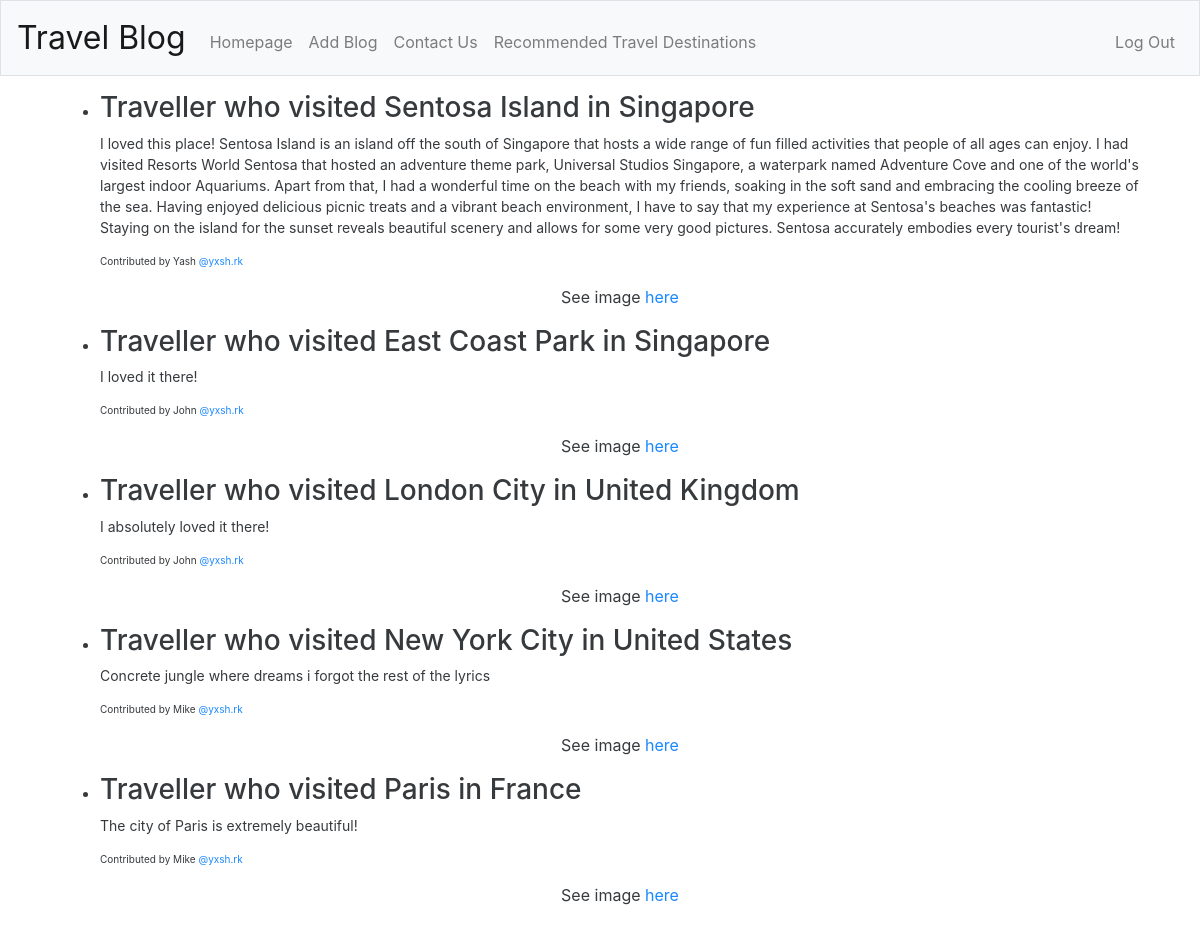
The page / (signed in) on the database its author committed.
### tables this page shows
CREATE TABLE 'Travels' ('Name' text NOT NULL, 'Instagram' text NOT NULL, 'Country' text NOT NULL, 'City' text NOT NULL, 'Description' text NOT NULL, PRIMARY KEY ('Name', 'Instagram', 'Country', 'City', 'Description'));

### application.py (the view)
@app.route("/")
@login_required
def index():
    rows = db.execute("SELECT Name, Instagram, Country, City, Description FROM Travels")
    blogs = []
    for row in rows:
        blogs.append({
            "Name": row["Name"],
            "Instagram": row["Instagram"],
            "Country": row["Country"],
            "City": row["City"],
            "Description": row["Description"]
        })
    return render_template("index.html", blogs=blogs)

### application.py (called while the page is built)
@app.after_request
def after_request(response):
    response.headers["Cache-Control"] = "no-cache, no-store, must-revalidate"
    response.headers["Expires"] = 0
    response.headers["Pragma"] = "no-cache"
    return response

### helpers.py (called while the page is built)
def login_required(f):
    @wraps(f)
    def decorated_function(*args, **kwargs):
        if session.get("user_id") is None:
            return redirect("/login")
        return f(*args, **kwargs)
    return decorated_function

### templates/index.html (shortened to what this page needs)
<!DOCTYPE html>
<html lang="en">
    <head>
        <link rel="stylesheet" href="https://cdn.jsdelivr.net/npm/bootstrap@4.5.3/dist/css/bootstrap.min.css">
        <link href="/static/styles.css" rel="stylesheet">
    </head>
    <body>
        <nav class="navbar navbar-expand-md navbar-light bg-light border">
            <a class="navbar-brand" href="/"><span>Travel Blog</span></a>
            <div class="collapse navbar-collapse" id="navbar">
                {% if session.user_id %}
                    <ul class="navbar-nav mr-auto mt-2">
                        <li class="nav-item"><a class="nav-link" href="/">Homepage</a></li>
                        <li class="nav-item"><a class="nav-link" href="/AddBlog">Add Blog</a></li>
                        <li class="nav-item"><a class="nav-link" href="/contactus">Contact Us</a></li>
                        <li class="nav-item"><a class="nav-link" href="/TravelDestinations">Recommended Travel Destinations</a></li>
                    </ul>
                    <ul class="navbar-nav ml-auto mt-2">
                        <li class="nav-item"><a class="nav-link" href="/logout">Log Out</a></li>
                    </ul>
                {% else %}
                    <ul class="navbar-nav ml-auto mt-2">
                        <li class="nav-item"><a class="nav-link" href="/register">Register</a></li>
                        <li class="nav-item"><a class="nav-link" href="/login">Log In</a></li>
                    </ul>
                {% endif %}
            </div>
        </nav>
        <main>
            {% block main %}
            <div class="container">
                <div class="text-block" style="padding:15px;width:100%;background-color:white;opacity:0.90;">
                           {% for blog in blogs %}
                           <ul>
                               <li>
                                   <h3 style="text-align:left;">Traveller who visited {{blog["City"]}} in {{blog["Country"]}}</h3>
                                   <p style="text-align:left;font-size:14px;">{{blog["Description"]}}</p>
                                   <p style="text-align:left;font-size:10px;">Contributed by {{blog["Name"]}} <a href="https://www.instagram.com/{{blog["Instagram"]}}">@{{blog["Instagram"]}}</a>
                                   </p>
                                   <p>
                                       See image <a href="https://www.google.com/search?q={{blog["City"]}} images">here</a>
                                   </p>
                               </li>
                           </ul>
                           {% endfor %}
            {% endblock %}
        </main>
    </body>
</html>

### static/styles.css (style rules this page uses)
nav .navbar-brand { font-size: xx-large; color: #537fbe; }
main { overflow-x: auto; text-align: center; }

### templates/index.html (style rules this page uses)
body { background-image: url("https://www.marinareservation.com/articles/wp-content/uploads/2018/12/Port-Hercule-Monaco-1200x900.jpg"); background-repeat: no-repeat; background-attachment: fixed; background-size: cover; }

### rows shown on the page
Travels: City "Sentosa Island", Country "Singapore", Description "I loved this place! Sentosa Island is an island off the south of Singapore that hosts a wide range of fun filled activities that people of all ages can enjoy. I had visited Resorts World Sentosa that hosted an adventure theme park, Universal Studios Singapore, a waterpark named Adventure Cove and one of the world's largest indoor Aquariums. Apart from that, I had a wonderful time on the beach with my friends, soaking in the soft sand and embracing the cooling breeze of the sea. Having enjoyed delicious picnic treats and a vibrant beach environment, I have to say that my experience at Sentosa's beaches was fantastic! Staying on the island for the sunset reveals beautiful scenery and allows…", Name "Yash", Instagram "yxsh.rk"
Travels: City "East Coast Park", Country "Singapore", Description "I loved it there!", Name "John", Instagram "yxsh.rk"
Travels: City "London City", Country "United Kingdom", Description "I absolutely loved it there!", Name "John", Instagram "yxsh.rk"
Travels: City "New York City", Country "United States", Description "Concrete jungle where dreams i forgot the rest of the lyrics", Name "Mike", Instagram "yxsh.rk"
Travels: City "Paris", Country "France", Description "The city of Paris is extremely beautiful!", Name "Mike", Instagram "yxsh.rk"
